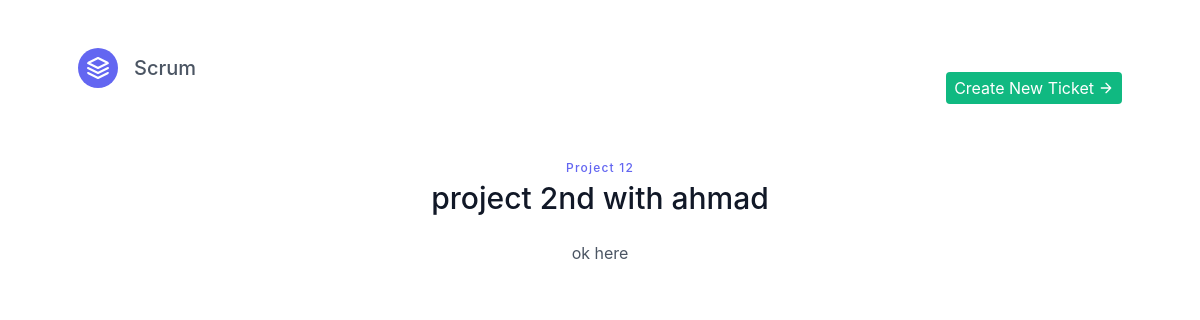
Page /tickets/project 2nd with ahmad/ on the earlier database version.
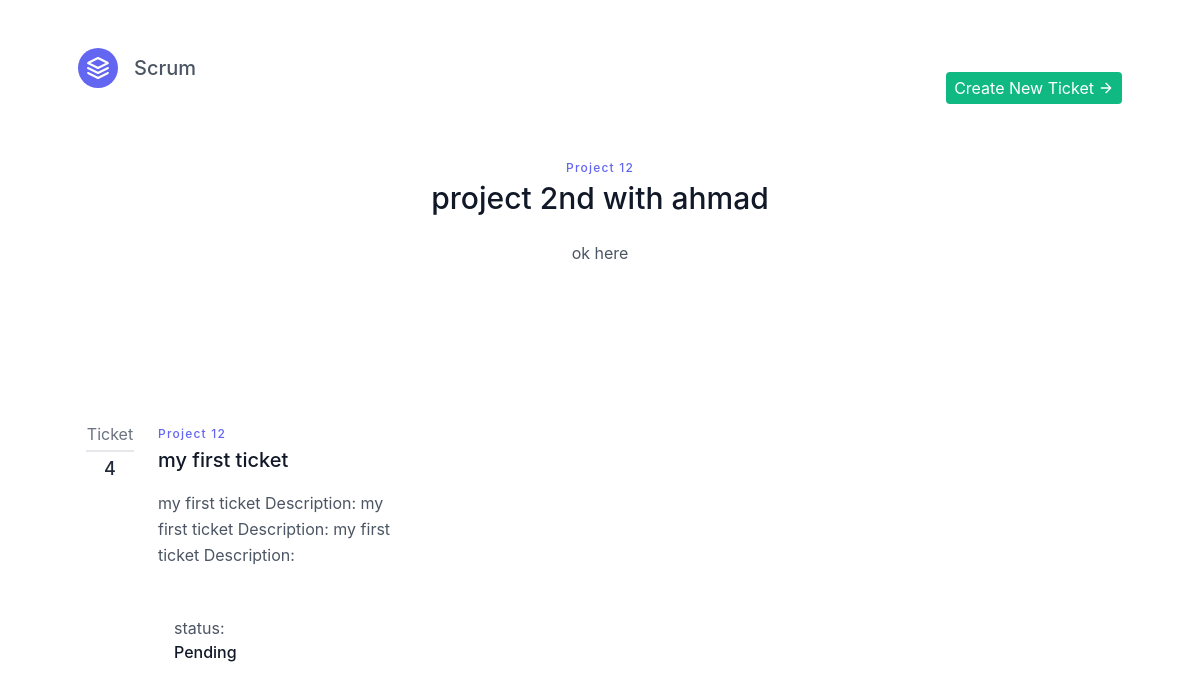
Same page on the later database version.
### app/models.py (models this page shows, shortened)
class Project(models.Model):
    project_name = models.TextField()
    project_description = models.TextField()
    created_at = models.DateTimeField(auto_now_add=True)  # Automatically set on creation

class Ticket(models.Model):
    STATUS_CHOICES = (
        ('Pending', 'Pending'),
        ('In Progress', 'In Progress'),
        ('Done', 'Done'),
    )
    project = models.ForeignKey(Project, on_delete=models.CASCADE)
    ticket_title = models.TextField()
    ticket_description = models.TextField()
    ticket_status = models.CharField(choices=STATUS_CHOICES, max_length=50)

### app/views.py (the view)
# urls.py: path('tickets/<str:project_name>/', views.ticket, name='tickets page'),
def ticket(request, project_name):
    project = get_object_or_404(Project, project_name=project_name)
    tickets = Ticket.objects.all()
    return render(request, 'tickets.html', {'project':project,'tickets':tickets})

### app/templates/tickets.html (shortened to what this page needs)
<!DOCTYPE html>
<html lang="en">
<link href="https://unpkg.com/tailwindcss@^2/dist/tailwind.min.css" rel="stylesheet">
<link rel="stylesheet" href="https://cdn.jsdelivr.net/npm/bootstrap@4.0.0/dist/css/bootstrap.min.css">
<body>
    <header class="text-gray-600 body-font">
        <div class="container mx-auto flex flex-wrap p-5 flex-col md:flex-row items-center">
          <a class="flex title-font font-medium items-center text-gray-900 mb-4 md:mb-0">
            <svg xmlns="http://www.w3.org/2000/svg" fill="none" stroke="currentColor" stroke-linecap="round" stroke-linejoin="round" stroke-width="2" class="w-10 h-10 text-white p-2 bg-indigo-500 rounded-full" viewBox="0 0 24 24">
              <path d="M12 2L2 7l10 5 10-5-10-5zM2 17l10 5 10-5M2 12l10 5 10-5"></path>
            </svg>
            <span class="ml-3 text-xl">Scrum</span>
          </a>
          <button class="md:ml-auto flex flex-wrap items-center text-white text-base justify-center bg-green-500 border-0 py-1 px-2 focus:outline-none hover:bg-green-700 rounded text-base mt-3 md:mt-0" data-toggle="modal" data-target="#exampleModal"  type="button">Create New Ticket
            <svg fill="none" stroke="currentColor" stroke-linecap="round" stroke-linejoin="round" stroke-width="2" class="w-4 h-4 ml-1" viewBox="0 0 24 24">
              <path d="M5 12h14M12 5l7 7-7 7"></path>
            </svg>
          </button>
        </div>
      </header>
      <section class="text-gray-600 body-font">
        <div class="flex flex-col text-center w-full mb-5">
          <h2 class="text-xs text-indigo-500 tracking-widest font-medium title-font mb-1">Project {{ project.id }}</h2>
          <h1 class="sm:text-3xl text-2xl font-medium title-font mb-4 text-gray-900">{{ project.project_name }}</h1>
          <p class="lg:w-2/3 mx-auto leading-relaxed text-base">{{ project.project_description }}</p>
        </div>
        <div class="container px-5 py-24 mx-auto">
          <div class="flex flex-wrap -mx-4 -my-8">
            {% for ticket in tickets %}
            {% if ticket.project.id == project.id %}
            <div class="py-8 px-4 lg:w-1/3">
              <div class="h-full flex items-start">
                <div class="w-12 flex-shrink-0 flex flex-col text-center leading-none">
                  <span class="text-gray-500 pb-2 mb-2 border-b-2 border-gray-200">Ticket</span>
                  <span class="font-medium text-lg text-gray-800 title-font leading-none">{{ticket.id}}</span>
                </div>
                <div class="flex-grow pl-6">
                  <h2 class="tracking-widest text-xs title-font font-medium text-indigo-500 mb-1">Project {{ project.id }}</h2>
                  <h1 class="title-font text-xl font-medium text-gray-900 mb-3">{{ticket.ticket_title}}</h1>
                  <p class="leading-relaxed mb-5">{{ticket.ticket_description}}</p>
                  <a class="inline-flex items-center">
                    <span class="flex-grow flex flex-col pl-3">
                      status: <span class="title-font font-medium text-gray-900">{{ticket.ticket_status}}</span>
                    </span>
                  </a>
                </div>
              </div>
            </div>
            {% endif %}
            {% endfor %}
          </div>
        </div>
      </section>
    </body>
</html>

Differences in the rows shown:
added Ticket: id "4", {{ project.id }} "12", ticket_title "my first ticket", ticket_description "my first ticket Description: my first ticket Description: my first ticket Description:", ticket_status "Pending"
